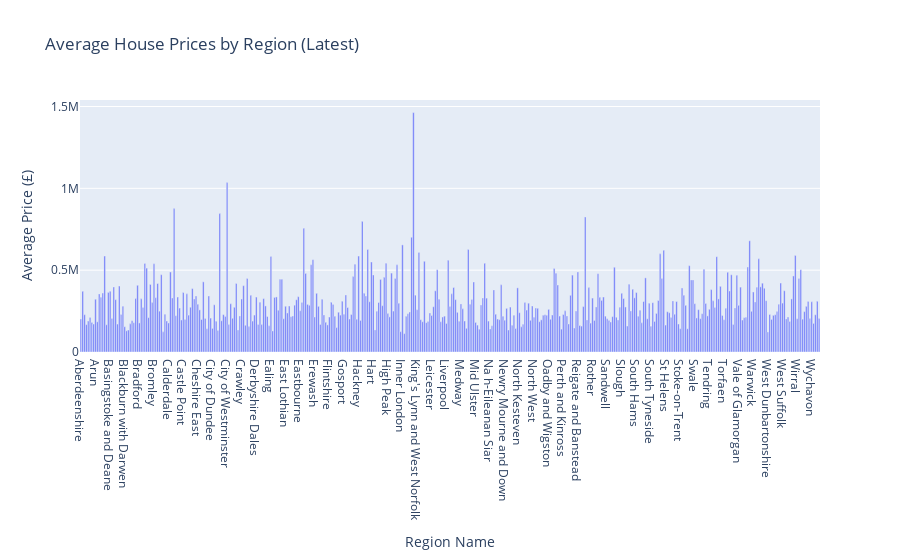

Notebook cell for this chart:
### Code cell
# Regional comparison at latest date
latest = df[df['Date'] == df['Date'].max()]
px.bar(latest, x="RegionName", y="AveragePrice", labels={"RegionName":"Region Name", "AveragePrice":"Average Price (£)"}, title="Average House Prices by Region (Latest)")

### Figure 1 — Plotly figure (JSON) as saved in the notebook; plotly's stock layout.template omitted (floating-point values rounded to 4 significant figures; data arrays with more than 128 entries replaced by an {"elided": "..."} marker saying what was removed)
{"data": [{"hovertemplate": "Region Name=%{x}<br>Average Price (£)=%{y}<extra></extra>", "legendgroup": "", "marker": {"color": "#636efa", "pattern": {"shape": ""}}, "name": "", "orientation": "v", "showlegend": false, "textposition": "auto", "type": "bar", "x": {"elided": "405 str values"}, "xaxis": "x", "y": {"elided": "405 int values"}, "yaxis": "y"}], "layout": {"barmode": "relative", "legend": {"tracegroupgap": 0}, "title": {"text": "Average House Prices by Region (Latest)"}, "xaxis": {"anchor": "y", "domain": [0, 1], "title": {"text": "Region Name"}}, "yaxis": {"anchor": "x", "domain": [0, 1], "title": {"text": "Average Price (£)"}}}}
